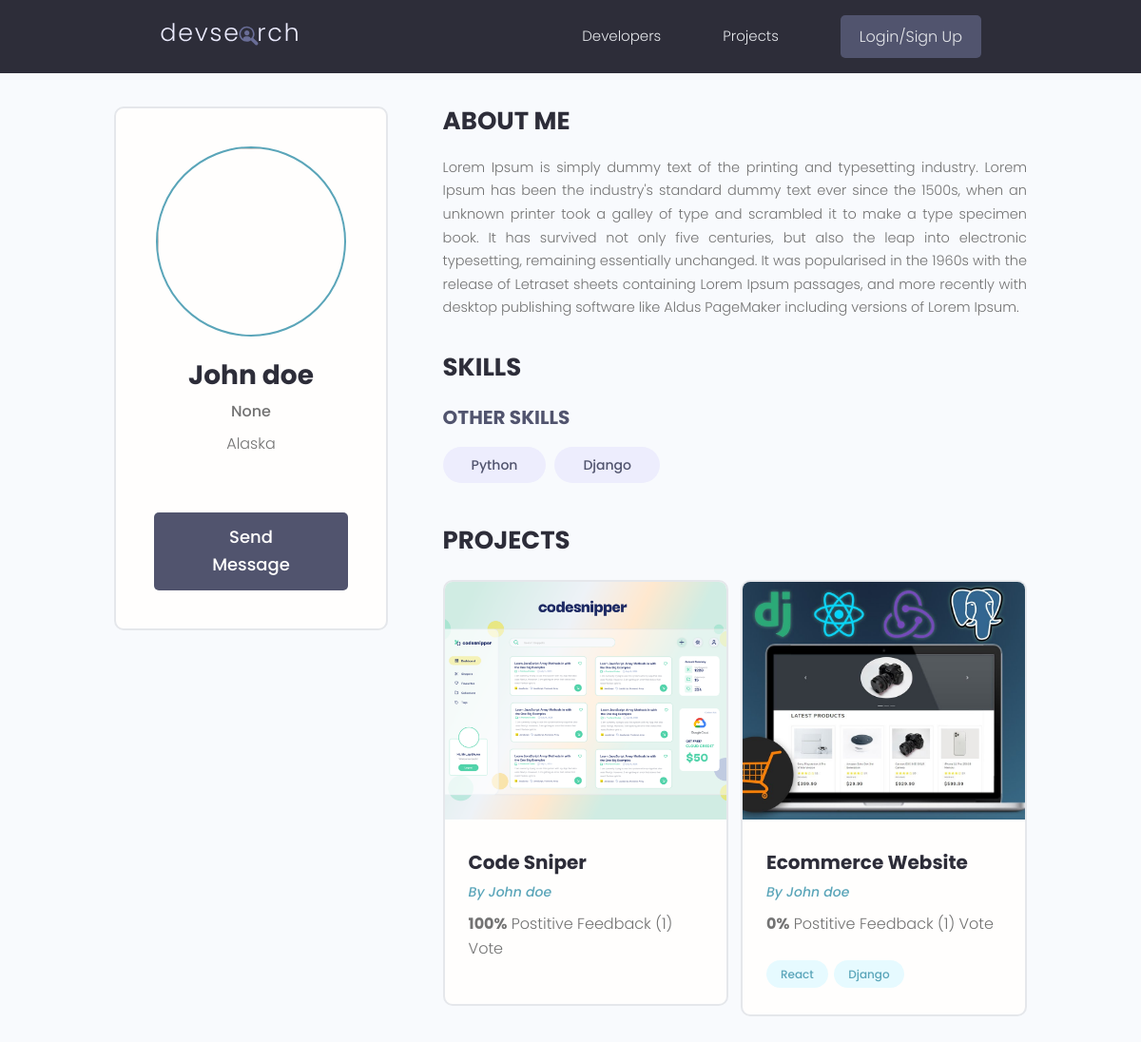
Screenshot of /profile/5a8938ec-813f-4b20-8230-69946d03514e/ with the database file from the repository.
### users/models.py (models this page shows, shortened)
class Profile(models.Model):
    user = models.OneToOneField(User, on_delete=models.CASCADE, null=True, blank=True)
    name = models.CharField(max_length=200, blank=True, null=True)
    email = models.EmailField(max_length=500, blank=True, null=True)
    username = models.CharField(max_length=200, blank=True, null=True)
    location = models.CharField(max_length=200, blank=True, null=True)
    short_intro = models.CharField(max_length=200, blank=True, null=True)
    bio = models.TextField(blank=True, null=True)
    profile_image = models.ImageField(blank=True, null=True, upload_to='profiles/', default='profiles/user-default.png')
    social_github = models.CharField(max_length=200, blank=True, null=True)
    social_twitter = models.CharField(max_length=200, blank=True, null=True)
    social_linkedin = models.CharField(max_length=200, blank=True, null=True)
    social_youtube = models.CharField(max_length=200, blank=True, null=True)
    social_website = models.CharField(max_length=200, blank=True, null=True)
    created = models.DateTimeField(auto_now_add=True)
    id = models.UUIDField(default=uuid.uuid4, unique=True,
                          primary_key=True, editable=False)
    class Meta:
        ordering = ['created']
    @property
    def imageURL(self):
        try:
            url = self.profile_image.url
        except:
            url = ''
        return url

class Skill(models.Model):
    owner = models.ForeignKey(Profile, on_delete=models.CASCADE, null=True, blank=True)
    name = models.CharField(max_length=200, blank=True, null=True)
    description = models.TextField(blank=True, null=True)
    created = models.DateTimeField(auto_now_add=True)
    id = models.UUIDField(default=uuid.uuid4, unique=True,
                          primary_key=True, editable=False)
    def __str__(self):
        return str(self.name)

### projects/models.py (models this page shows, shortened)
class Project(models.Model):
    owner = models.ForeignKey(Profile, null=True, blank=True, on_delete=models.CASCADE)
    title = models.CharField(max_length=200)
    description = models.TextField(null=True, blank=True)
    featured_image = models.ImageField(null=True, blank=True, default="default.jpg")
    demo_link = models.CharField(max_length=2000, null=True, blank=True)
    source_link = models.CharField(max_length=2000, null=True, blank=True)
    tags = models.ManyToManyField('Tag', blank=True)
    vote_total = models.IntegerField(default=0, null=True, blank=True)
    vote_ratio = models.IntegerField(default=0, null=True, blank=True)
    created = models.DateTimeField(auto_now_add=True)
    id = models.UUIDField(default=uuid.uuid4, unique=True, primary_key=True, editable=False)
    class Meta:
        ordering = ['-vote_ratio', '-vote_total', 'title']
    @property
    def imageURL(self):
        try:
            url = self.featured_image.url
        except:
            url = ''
        return url

class Tag(models.Model):
    name = models.CharField(max_length=200)
    created = models.DateTimeField(auto_now_add=True)
    id = models.UUIDField(default=uuid.uuid4, unique=True, primary_key=True, editable=False)
    def __str__(self):
        return self.name

### users/views.py (the view)
# urls.py: path('profile/<str:pk>/', views.userProfile, name='user-profile'),
def userProfile(request, pk):
    profile = Profile.objects.get(id=pk)
    topSkills = profile.skill_set.exclude(description__exact="")
    otherSkills = profile.skill_set.filter(description__exact="")
    context = {'profile': profile, 'topSkills': topSkills, 'otherSkills': otherSkills}
    return render(request, 'users/user-profile.html', context)

### users/templates/users/user-profile.html (shortened to what this page needs)
{% extends 'main.html' %}
{% block content %}
{% load static %}
<main class="profile my-md">
    <div class="container">
      <div class="layout">
        <div class="column column--1of3">
          <div class="card text-center">
            <div class="card__body dev">
              <img class="avatar avatar--xl" src="{{profile.imageURL}}" />
              <h2 class="dev__name">{{profile.name}}</h2>
              <p class="dev__title">{{profile.short_intro}}</p>
              <p class="dev__location">{{profile.location}}</p>
              {% if request.user.profile.id != profile.id %}
              <a href="{% url 'create-message' profile.id %}" class="btn btn--sub btn--lg">Send Message </a>
              {% endif %}
            </div>
          </div>
        </div>
        <div class="column column--2of3">
          <div class="devInfo">
            <h3 class="devInfo__title">About Me</h3>
            <p class="devInfo__about">{{profile.bio}}</p>
          </div>
          <div class="devInfo">
            <h3 class="devInfo__title">Skills</h3>
            <div class="devInfo__skills">
              <h3 class="devInfo__subtitle">Other Skills</h3>
              <div class="devInfo__otherSkills">
                {% for skill in otherSkills %}
                <span class="tag tag--pill tag--sub tag--lg">
                  <small>{{skill}}</small>
                </span>
                {% endfor %}
              </div>
            </div>
          </div>
          <div class="devInfo">
            <h3 class="devInfo__title">Projects</h3>
            <div class="grid grid--two">
              {% for project in profile.project_set.all %}
              <div class="column">
                <div class="card project">
                  <a href="{% url 'project' project.id %}" class="project">
                    <img class="project__thumbnail" src="{{project.imageURL}}" alt="project thumbnail" />
                    <div class="card__body">
                      <h3 class="project__title">{{project.title}}</h3>
                      <p><a class="project__author" href="{% url 'user-profile' project.owner.id %}">By {{project.owner.name}}</a></p>
                      <p class="project--rating">
                        <span style="font-weight: bold;">{{project.vote_ratio}}%</span> Postitive
                        Feedback ({{project.vote_total}}) Vote{{project.vote_total|pluralize:"s"}}
                      </p>
                      <div class="project__tags">
                        {% for tag in project.tags.all %}
                        <span class="tag tag--pill tag--main">
                          <small>{{tag}}</small>
                        </span>
                        {% endfor %}
                      </div>
                    </div>
                  </a>
                </div>
              </div>
              {% endfor %}
            </div>
          </div>
        </div>
      </div>
    </div>
  </main>
{% endblock content %}

### static/styles/app.css (style rules this page uses)
:root { --color-sub: #2d2d39; }
.btn--sub { background-color: var(--color-sub-light); }
.card { border: 2px solid var(--color-light); }
img { width: 100%; }
.profile .card > .dev { padding: 4rem; }
.dev__name { color: var(--color-sub); font-size: 2.8rem; font-weight: 700; margin-top: 1rem; margin-bottom: 0.5rem; }
.dev__title { font-size: 1.6rem; font-weight: 500; line-height: 1.3; }
.dev__location { margin-top: 1rem; }
.devInfo { margin-bottom: 3rem; }
.devInfo__title, .devInfo__subtitle { font-size: 2.6rem; color: var(--color-sub); text-transform: uppercase; font-weight: 700; margin-bottom: 1.5rem; }
.devInfo__subtitle { font-size: 2rem; color: var(--color-sub-light); }
.devInfo__about, .devSkill__info { font-size: 1.45rem; line-height: 1.7; text-align: justify; }
.project__author { font-size: 1.4rem; font-style: italic; }
.project--rating { margin-bottom: 1.6em; margin-top: .5em; }
.project__thumbnail { height: 25rem; object-fit: cover; object-position: top center; }
.project__title { font-size: 2rem; font-weight: 700; color: var(--color-sub); }

### static/uikit/styles/modules/_variables.css (style rules this page uses)
:root { --color-main: #5aa5b9; --color-main-light: #e6faff; --color-sub: #3f4156; --color-sub-light: #51546e; --color-sub-lighter: #ededfd; --color-text: #737373; --color-gray: #8b8b8b; --color-light: #e5e7eb; --color-light-gray: #767676; --color-bg: #f8fafd; --color-white: #fffefd; --color-white-light: #f3f3f3; --color-success: #359e64; --color-success-bg: #def8e8; --color-error: #fc4b0b; --color-error-bg: #fff2ee; --font-base: 'Poppins', arial, helvetica, 'Segoe UI', roboto, ubuntu, sans-serif; --font-monospace: 'Fira Code', 'Courier New', courier, monospace; --font-regular: 300; --font-medium: 500; --font-bold: 700; --generic-shadow: 1px 1px 5px #00000010; --generic-transition: all 0.3s ease-in-out; }

### static/uikit/styles/modules/_base.css (style rules this page uses)
* { margin: 0; padding: 0; box-sizing: border-box; text-rendering: optimizeLegibility; color: inherit; font-size: inherit; }
html { font-size: 50%; }
@media only screen and (min-width: 480px) { html { font-size: 56.25%; } }
@media only screen and (min-width: 1200px) { html { font-size: 62.5%; } }
body { line-height: 1.6; font-weight: 400; font-size: 1.5rem; color: var(--color-text); background-color: var(--color-bg); min-height: 100vh; }

### static/uikit/styles/modules/_typography.css (style rules this page uses)
* { font-family: var(--font-base); }
h2 { font-size: 3.6rem; font-weight: var(--font-bold); }
h3 { font-size: 3.2rem; font-weight: var(--font-medium); }
p, span, strong { font-size: 1.6rem; color: var(--color-text); font-weight: var(--font-regular); }
a { padding-bottom: 2px; text-decoration: none; display: inline-block; color: var(--color-main); font-weight: var(--font-medium); }

### static/uikit/styles/modules/_utilities.css (style rules this page uses)
.container { width: 92%; max-width: 165rem; margin: 0 auto; box-sizing: border-box; }
@media screen and (min-width: 1000px) { .container { width: 90%; } }
@media screen and (min-width: 1200px) { .container { width: 80%; } }
.text-center { text-align: center; }
.my-md { margin: 3rem auto; }

### static/uikit/styles/modules/_avatar.css (style rules this page uses)
.avatar { border-radius: 50%; border: 2px solid var(--color-main); object-fit: cover; }
.avatar--xl { height: 20rem; width: 20rem; }

### static/uikit/styles/modules/_button.css (style rules this page uses)
.btn { display: inline-block; position: relative; cursor: pointer; background-color: var(--color-light); font-weight: var(--font-medium); color: var(--color-sub); text-decoration: none; padding: 1rem 2rem; border-radius: 0.5rem; border: none; width: -webkit-fit-content; width: -moz-fit-content; width: fit-content; height: -webkit-fit-content; height: -moz-fit-content; height: fit-content; font-size: 1.6rem; outline-width: 0; outline-color: transparent; -webkit-backface-visibility: hidden; backface-visibility: hidden; transition: all 0.3s ease-in-out; }
.btn--sub { background-color: var(--color-sub); color: var(--color-white); }
.btn--lg { font-size: 1.8rem; padding: 1.2rem 4.5rem; }

### static/uikit/styles/modules/_card.css (style rules this page uses)
.card { border-radius: 1rem; background-color: var(--color-white); border: 1.5px solid var(--color-light); width: auto; height: auto; margin-top: 0.5rem; margin-bottom: 0.5rem; overflow: hidden; }
.card__body, .card__header { padding: 2rem 2.5rem; }

### static/uikit/styles/modules/_grid.css (style rules this page uses)
.grid { display: flex; flex-wrap: wrap; justify-content: flex-start; align-items: stretch; }
.grid > .column { min-width: 28rem; margin-bottom: 2.5rem; }
.grid--two > .column { flex-basis: 100%; }
@media screen and (min-width: 800px) { .grid--two { margin-right: -2%; } }
@media screen and (min-width: 800px) { .grid--two > .column { margin-right: 2%; } }
@media screen and (min-width: 800px) { .grid--two > .column { flex-basis: 48%; } }

### rows the page displays
Profile: name "John doe", short_intro "None", location "Alaska", bio "Lorem Ipsum is simply dummy text of the printing and typesetting industry. Lorem Ipsum has been the industry's standard dummy text ever since the 1500s, when an unknown printer took a galley of type and scrambled it to make a type specimen book. It has survived not only five centuries, but also the leap into electronic typesetting, remaining essentially unchanged. It was popularised in the 1960s with the release of Letraset sheets containing Lorem Ipsum passages, and more recently with desktop publishing software like Aldus PageMaker including versions of Lorem Ipsum."
Skill: name "Python"
Skill: name "Django"
Project: imageURL (picture), title "Code Sniper", owner.name "John doe", vote_ratio "100", vote_total "1"
Project: imageURL (picture), title "Ecommerce Website", owner.name "John doe", vote_ratio "0", vote_total "1"
Tag: name "React"
Tag: name "Django"
